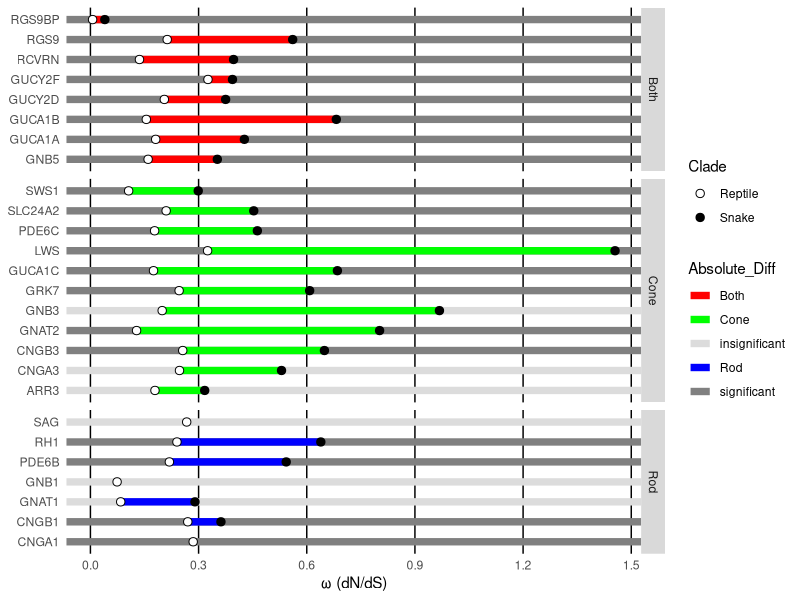

The R script that drew this image:
## Plots clade model dN/dS estimates by gene
## Last updated 20240530 by chong

library(tidyverse)

dnds <- read.csv("Snake_Reptile_CmC (1).csv")

# Transforms to wide format for plotting lines
dnds_line <- spread(dnds, key = Clade, value = dNdS)

## Randomly Generated data from differences in Reptile and Snack Genes
## To show significance
sequence <- vector(mode = 'list', length = length(dnds_line$Gene_name))
reptile_col <- dnds_line$Reptile
snake_col <- dnds_line$Snake
new_col <- c()
for (i in 1:length(snake_col)){
  if (is.na(snake_col[i]) || is.na(reptile_col[i])){
    new_col <- c(new_col, "insignificant")
  }
  else{
    if (abs(snake_col[i] - reptile_col[i]) > 0.31){
      new_col <- c(new_col, "significant")
    }
  }
}
dnds_line$Absolute_Diff <- new_col


## Plots the dN/dS values for each clade by gene and grouped by photoreceptor class
ggplot() +
  
  # Overlay a segment graph as a background to represent significance 
  geom_segment(
    data = dnds_line,
    aes(x = rep(-Inf, length(Gene_name)), 
        y = Gene_name, 
        xend = rep(Inf, length(Gene_name)), 
        yend = Gene_name, 
        colour = Absolute_Diff), 
    size=2.5) +
  
	# Plots lines between dN/dS values
	geom_segment(
		data = dnds_line,
			aes(x = Reptile, 
				y = Gene_name, 
				xend = Snake, 
				yend = Gene_name, 
				colour = Photoreceptor), 
			size=2.5) + labs(x = "\u03C9 (dN/dS)") +

  # Plots the dN/dS for both clades as points
  geom_point(
    data = dnds,
    aes(x=dNdS, 
        y=Gene_name, 
        fill=Clade),
    size=2.5, 
    shape = 21) +
  
	# Colour scheme for the different photoreceptor classes
	scale_color_manual(values=c('red', 'green', '#DCDCDC', 'blue', '#808080')) +
	# Coloiur scheme for the background and foreground dN/dS
	scale_fill_manual(values=c('white','black')) +
	# Groups data by photoreceptor class
  facet_grid(scales="free_y", space = "free_y", facets = Photoreceptor ~.) +
  # Scales axis and sets the aesthetics for the chart
	scale_x_continuous(n.breaks = 6) +
	theme(axis.text.x = element_text(angle = 0, hjust = 0.5), 
		panel.background = element_rect(fill = "white"),
		# the background of the data, want to change to grey white if insignificant
		panel.grid.major = element_line(size = 3, colour = "white"), 
		panel.grid.minor.x = element_blank(),
		panel.grid.major.x = element_line(colour = "black",size = 0.5),
		axis.ticks.x = element_blank(),
		axis.ticks.y = element_blank(),
		axis.title.y = element_blank())



